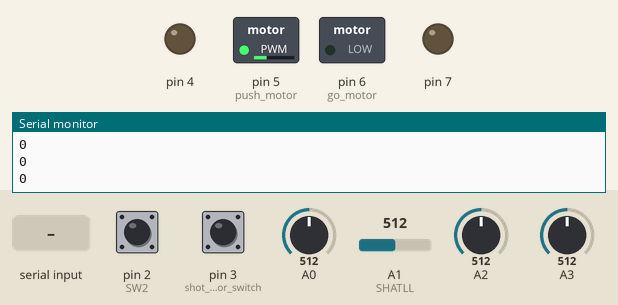
Recording of a sketch running on a simulated Arduino Uno, built with avr-gcc and run on an emulated ATmega328P. On the bench: switched loads named in the sketch (green lamp = pin HIGH), output pins drawn as LEDs (lit = HIGH), the last lines printed to the serial monitor. The inputs (shaded band) are chosen by the test bench; at power-on: pin 3 (shot_motor_switch) HIGH, A2 = 512, pin 2 (SW2) LOW, A0 = 512, A1 (SHATLL) = 512, A3 = 512.

Above: at 1.2 s.
1.3 s: pin 3 (shot_motor_switch) pulled LOW for 0.15 s
At 2.5 s:
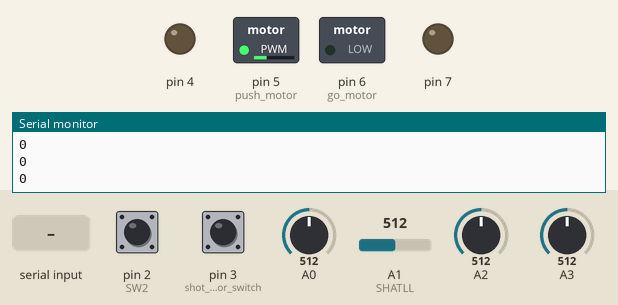
2.9 s: "90,45\n" received over Serial
At 4.0 s:
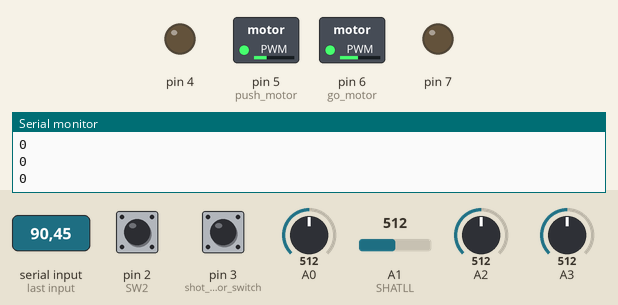
4.4 s: A2 set to 490
7.4 s: "30,150\n" received over Serial
At 10.03 s:
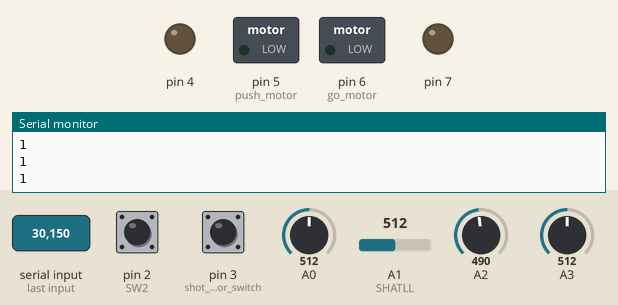
10.4 s: "1,90\n" received over Serial
At 11.0 s:
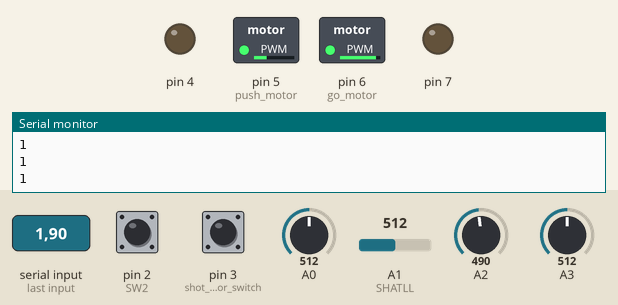
Timing chart, 0 to 31.6 s (numbered marks = the images above; inputs shaded):
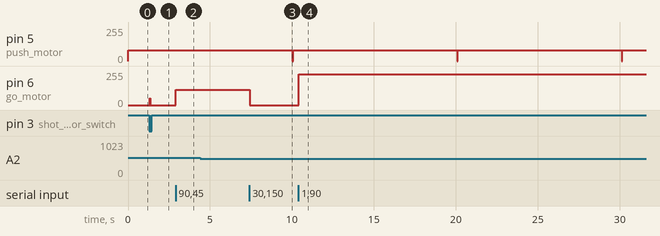

The sketch:

stattle.ino
```cpp
/*///////////////////////////////////////////////////////////////////////
シャトル発射装置
2026/10/22 ver1

単独動作の場合
①シャトルを入れる
②SW1を押してローラーを回転させる、押すごとに弱、中、強に切り替わる
③SW2を押してシャトルを発射
注意①シャトルが入っていないとSW1・SW2を押しても反応しない。（初回は動作してしまうバグあり）
注意①シャトルが入っていない状態で10秒経つとモータが自動停止する。

シリアル通信の場合
①シャトルを入れる
②電源を入れる
③115200bpsで接続
④「0,1\n」や「0,2\n」のようにテキストを送信するとローラーが回転し始める(シャトルが入っていないと回転しない)。
一番目の数字はシャトルの発射に関する数値
0:なし、1:発射
二番目の数値はシャトルの強さに関する数値
0:停止、1:弱(10)、2:中(50)、3:強(100)、3～100:それに応じた強さ
⑤「1\n」でシャトルを発射
⑥シャトルが入っていないときは0が送信される。
注意①シャトルが入っていないとローラが回転しないが、入れた瞬間にローラが回転し始めて発射されるので注意
/////////////////////////////////////////////////////////////////////*/


int A[4] = { 0 };

#define IR 2      //赤外線センサ：シャトルがあるか検知する
#define SHATLL 1  //ポテンショメータ：シャトルを補充するやつの角度
#define POT 3     //基板にあるポテンショメータ：なんかの設定用

#define SW1 3  //基板にあるスイッチ：手動モータON、OFF
#define SW2 2  //基板にあるスイッチ：手動装填

#define push_motor 5
#define go_motor 6

// ポテンショメータの実測値に変更
const int POT_MIN = 0;
const int POT_MAX = 1023;

const int SPEED_FAST = 80;
const int SPEED_SLOW = 30;

const int SLOW_POS = 500;
const int STOP_POS = 700;

const unsigned long TIMEOUT = 10000;

bool running = false;
bool armed = true;

int pote_flag = 0;
int prevValue = 0;
int slowValue = 0;
int stopValue = 0;
unsigned long startTime = 0;

const int RANGE = POT_MAX - POT_MIN;

int motor_mode = 0;   // 0=停止、1=弱、2=中、3=強
bool sw1_old = HIGH;  // 前回のSW1の状態

bool shattle;  //シャトルの検知
unsigned long shatll_startTime = 0;

int moniter[10];
int logs[11]={0};

char S_Command;
float getA[10];  //シリアルデータ受信用
bool shot_flag = 0;

void setup() {
  // put your setup code here, to run once:
  pinMode(2, INPUT);
  pinMode(3, INPUT);
  pinMode(4, OUTPUT);
  pinMode(5, OUTPUT);
  pinMode(6, OUTPUT);
  pinMode(7, OUTPUT);
  digitalWrite(4, 0);
  digitalWrite(5, 0);
  digitalWrite(6, 0);
  digitalWrite(7, 0);
  S_Command = 'X';
  Serial.begin(115200);
}

void loop() {
  Serialgetdata();

  shot_flag = getA[0];  //発射の合図　1だったら発射
  getA[0] = 0;
  motor_mode = getA[1];  //発射の強さ

  for (int i = 0; i < 4; i++) {
    A[i] = analogRead(i);
  }

  shatll_ON();          //シャトルの検知
  shatll_set();         //シャトルの装填
  shot_motor_switch();  //シャトルの打つ強さ

  Serial.println(logs[10]);
  delay(10);
}

void shatll_ON() {
  if (A[IR] < 500) {
    shattle = 1;
    shatll_startTime = millis();
  } else {
    shattle = 0;
    // 安全停止
    if (millis() - shatll_startTime > TIMEOUT) {
      motor_mode = 0;
    }
  }
  logs[9]=shattle;
  int mean;
  mean=logs[0];
  for(int i=1;i<10;i++){
      mean+=logs[i];
      logs[i-1]=logs[i];
  }
  if(mean>5){
    logs[10]=1;
  }else{
    logs[10]=0;
  }
}

void shatll_set() {
  // SW2が押されたらスタート
  if (!running) {
    if (motor_mode != 0 && logs[10] == 1 && digitalRead(SW2) == HIGH) {
      armed = true;
    }
    if (armed && digitalRead(SW2) == LOW) {
      delay(25);

      if (digitalRead(SW2) == LOW) {
        armed = false;
        prevValue = 1023 - analogRead(SHATLL);
        pote_flag = 0;
        startTime = millis();

        running = true;
        shatll_set_motor(SPEED_FAST);
      }
    }

    if (motor_mode != 0 && logs[10] == 1 && shot_flag == LOW) {
      armed = true;
    }
    if (armed && shot_flag == HIGH) {
      delay(25);

      if (shot_flag == HIGH) {
        armed = false;
        prevValue = 1023 - analogRead(SHATLL);
        pote_flag = 0;
        startTime = millis();

        running = true;
        shatll_set_motor(SPEED_FAST);
      }
    }
  }

  if (running) {
    int nowValue = 1023 - analogRead(SHATLL);
    if (pote_flag == 0 && prevValue - nowValue > 200) {
      pote_flag = 1;
    }
    if (pote_flag != 0) {
      if (pote_flag == 1) {
        // 停止手前で減速
        if (nowValue >= SLOW_POS) {
          shatll_set_motor(SPEED_SLOW);
        }
      }
      // 1回転で停止
      if (nowValue >= STOP_POS) {
        shatll_set_motor_stop();
        pote_flag = 2;
        running = false;
        return;
      }
    }

    // 安全停止
    if (millis() - startTime > TIMEOUT) {
      shatll_set_motor_stop();
      running = false;
      //Serial.println("TIMEOUT");
      return;
    }
    delay(5);
  }
}

void shatll_set_motor(int SPEED) {
  analogWrite(push_motor, SPEED);
}

void shatll_set_motor_stop() {
  analogWrite(push_motor, 0);
}

void shot_motor_switch() {
  // SW1を押した瞬間だけ切り替える
  if (digitalRead(3) == LOW && sw1_old == HIGH) {

    motor_mode++;

    if (motor_mode > 3) {
      motor_mode = 0;
    }

    delay(30);  // チャタリング防止
  }

  sw1_old = digitalRead(3);

  // モータ速度の切り替え
  if (motor_mode == 1) {
    set_shot_motor_power(20);  // 弱
  } else if (motor_mode == 2) {
    set_shot_motor_power(50);  // 中
  } else if (motor_mode == 3) {
    set_shot_motor_power(100);  // 強
  } else if (motor_mode > 3 && motor_mode <= 100) {
    set_shot_motor_power(motor_mode);
  } else {
    analogWrite(go_motor, 0);  // 停止
  }
}

void set_shot_motor_power(int power) {
  int PWM = (int)(2.55 * power);
  analogWrite(go_motor, PWM);
}

String Serial_d;
int no = 0;
int flag = 0;

void Serialgetdata() {
  while (Serial.available() > 0) {
    char d;
    String a;
    String b = "\n";
    String c = ",";
    String a0 = "D";
    String a1 = "E";
    String a2 = "C";
    String a3 = "A";
    String a4 = "X";
    int falsedata;
    d = Serial.read();
    a = d;

    if (a.equals(c) == true) {  //'\t'を読み込んだ時
      falsedata = getA[no];
      getA[no] = Serial_d.toFloat();  //文字列を数値化
      Serial_d = "";                  //文字列のクリア
      no++;
    } else if (a.equals(b) == true) {  //改行を読み込んだ時
      falsedata = getA[no];
      getA[no] = Serial_d.toFloat();  //文字列を数値化
      Serial_d = "";                  //文字列のクリア
      no = 0;
    } else {
      if (a.equals(a0) == true || a.equals(a1) == true || a.equals(a2) == true || a.equals(a3) == true || a.equals(a4) == true) {
        S_Command = d;
      } else {
        Serial_d += a;  //取得した文字を文字列に
      }
    }
  }
}
```

Measured:
- after the input at 1.3 s, pin 6 (go_motor): 0/255 → 51/255 at once, → 0/255 0.02 s later
- after the input at 2.9 s, pin 6 (go_motor): 0/255 → 114/255 at once
- after the input at 7.4 s, pin 6 (go_motor): 114/255 → 0/255 at once
- after the input at 10.4 s, pin 6 (go_motor): 0/255 → 229/255 at once
- by itself, pin 5 (push_motor): alternates 80/255 for 10.0 s and 0/255 for 0.04 s
